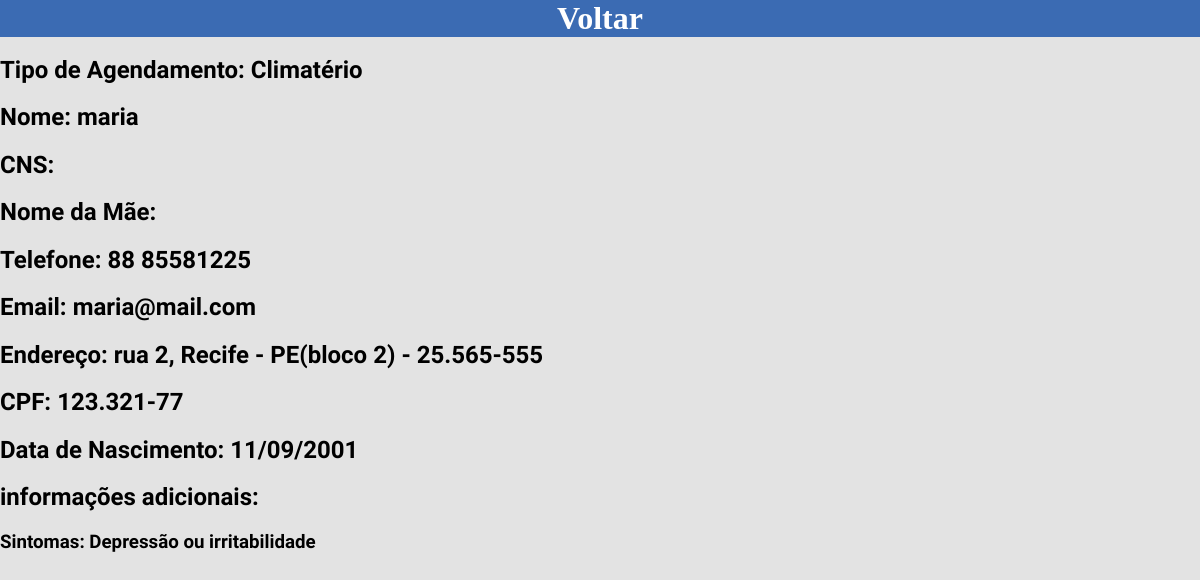
The page /solicitacao.php?id=11 (signed in) on the database its author committed.
### tables this page shows
CREATE TABLE `agendamentos` (
  `id` int(5) NOT NULL,
  `nome` varchar(25) NOT NULL,
  `tel` varchar(25) NOT NULL,
  `email` varchar(50) NOT NULL,
  `endereco` varchar(50) NOT NULL,
  `cep` varchar(25) NOT NULL,
  `cpf` varchar(25) NOT NULL,
  `data_nasc` varchar(11) DEFAULT NULL,
  `nome_mae` varchar(25) NOT NULL,
  `cns` varchar(25) NOT NULL,
  `tipo` varchar(25) NOT NULL,
  `extra` varchar(1000) NOT NULL
);

### solicitacao.php (the view, shortened to what this page needs)
<?php
      $id=$_GET['id'];
      $conexao = mysqli_connect("localhost","root","");
      $sql = "SELECT * FROM agendamentos WHERE id='$id'";
      $resultado = mysqli_query($conexao, $sql)
      or die ("Não foi possível realizar a consulta ao banco de dados");
      ?>
<!DOCTYPE html>
<html lang="pt-br">
<head>
    <link rel="stylesheet" type="text/css" href="CSS/normalize.css">
    <link rel="stylesheet" type="text/css" href="CSS/style.css">
</head>
<body>
    <nav>
        <a href="index.php" style="align-self: flex-start;" >Voltar</a>
    </nav>
    <?php
    $linha=mysqli_fetch_array($resultado);
      $nome = $linha["nome"];
      $tel = $linha["tel"];
      $email = $linha["email"];
      $ende = $linha["endereco"];
      $cep = $linha["cep"];
      $cpf = $linha["cpf"];
      $data = $linha["data_nasc"];
      $cns = $linha["cns"];
      $nome_mae = $linha["nome_mae"];
      $tipo = $linha["tipo"];
      $extra = $linha["extra"];
    echo "<h2>Tipo de Agendamento: $tipo</h2>";
    echo "<h2>Nome: $nome</h2>";
    echo "<h2>CNS: $cns</h2>";
    echo "<h2>Nome da Mãe: $nome_mae</h2>";
    echo "<h2>Telefone: $tel</h2>";
    echo "<h2>Email: $email</h2>";
    echo "<h2>Endereço: $ende - $cep</h2>";
    echo "<h2>CPF: $cpf</h2>";
    echo "<h2>Data de Nascimento: $data</h2>";
    echo "<h2>informações adicionais:</h2> <h3>$extra</h3>";
    ?>
</body>
</html>

### CSS/style.css (style rules this page uses)
body { font-family: Nunito, sans-serif; color: #000000; background-color: #e3e3e3; }
h1, h2, h3 { font-family: Asap, sans-serif; color: #000000; }
nav { display: flex; flex-direction: column; align-items: center; background-color:#3b6bb3; }
nav > a { text-decoration: none; color: #ffffff; font-weight: 800; font-size: 32px; font-family: serif; }
#corpo h1, h3 { color: #000000; }
@media screen and (min-width: 720px) { nav { flex-direction: row; justify-content: space-around; } }

### rows shown on the page
agendamentos: tipo "Climatério", nome "maria", tel "88 85581225", email "maria@mail.com", endereco "rua 2, Recife - PE(bloco 2)", cep "25.565-555", cpf "123.321-77", data_nasc "11/09/2001", extra "Sintomas: Depressão ou irritabilidade"
